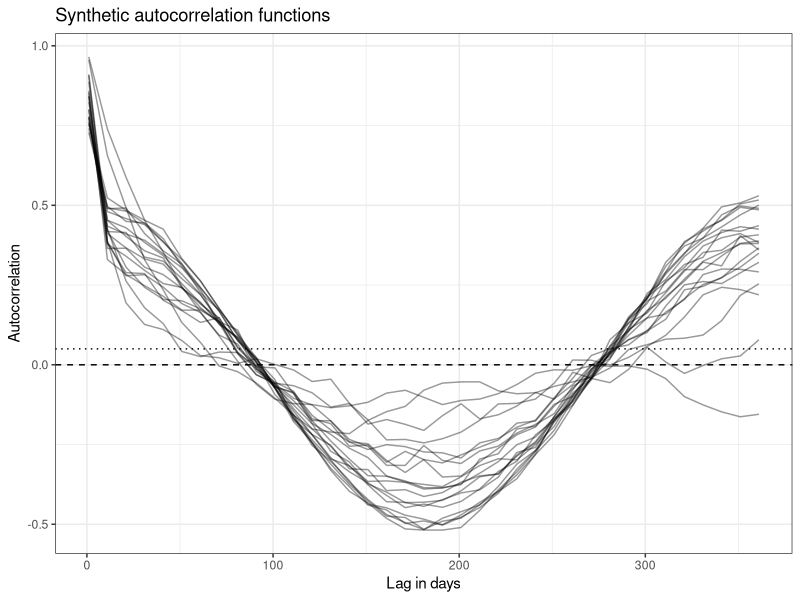

Source code (R):
# ==========================================================================
# AUTOCORRELATION-BASED HYDROLOGICAL MEMORY METRICS
# ==========================================================================
#
# Purpose:
#   Quantify catchment-scale hydrological memory from daily streamflow
#   time series using autocorrelation functions (ACFs).
#
# Workflow:
#   1. Generate or load daily streamflow time series.
#   2. Calculate autocorrelation functions across a range of lag times.
#   3. Fit an exponential decay model to the positive portion of the ACF:
#
#          r(lag) = exp(-lag / tau)
#
#   4. Estimate model-based memory metrics:
#          tau        = characteristic decay timescale
#          half_life  = lag where fitted autocorrelation reaches 0.5
#          r2         = goodness-of-fit of exponential decay model
#
#   5. Estimate empirical memory metrics from the raw ACF:
#          lag_cross0 = interpolated lag where ACF reaches zero
#          lag_at_eps = interpolated lag where ACF falls below 0.05
#
# Outputs:
#   result_long   = autocorrelation function for each catchment and lag
#   final_metrics = summary memory metrics for each catchment
#
# Interpretation:
#   Larger values of tau, half_life, lag_cross0, and lag_at_eps indicate
#   greater persistence and longer hydrological memory.
#
# ==========================================================================
library(data.table)
library(ggplot2)

# ==========================================================================
# 1. CREATE SYNTHETIC DAILY STREAMFLOW DATA
# ==========================================================================
#
# Inputs:
#   n_years      = length of simulation (years)
#   n_days       = total number of daily observations
#   n_ids        = number of synthetic catchments
#
# Outputs:
#   test         = data.table containing:
#                    date     = daily timestamps
#                    ID_*     = synthetic daily streamflow series
#
# Purpose:
#   Generate synthetic streamflow records with varying persistence and
#   seasonality for testing the autocorrelation-based memory metrics.
#
# ==========================================================================

set.seed(123)

n_years <- 10
n_days <- n_years * 365
n_ids <- 20

dates <- seq.Date(
  from = as.Date("2000-01-01"),
  by = "day",
  length.out = n_days
)

test <- data.table(date = dates)

for (i in seq_len(n_ids)) {
  
  ID <- paste0("ID_", sprintf("%03d", i))
  
  # Persistence parameter: higher phi = longer hydrological memory.
  phi <- runif(1, 0.45, 0.98)
  
  # Random noise.
  eps <- rnorm(n_days, mean = 0, sd = 1)
  
  # AR(1)-type storage/memory process.
  x <- numeric(n_days)
  x[1] <- eps[1]
  
  for (t in 2:n_days) {
    x[t] <- phi * x[t - 1] + eps[t]
  }
  
  # Seasonal component.
  seasonal <- sin(2 * pi * seq_len(n_days) / 365)
  
  # Positive streamflow-like values.
  Q <- exp(1 + 0.15 * x + 0.25 * seasonal)
  
  test[, (ID) := Q]
}

# Inspect synthetic streamflow table.
test[]


# ==========================================================================
# 2. COMPUTE AUTOCORRELATION FUNCTIONS
# ==========================================================================
#
# Inputs:
#   test         = daily streamflow table
#   lags         = vector of lag times (days)
#
# Outputs:
#   result_long  = long-format autocorrelation table containing:
#
#                  ID         = catchment identifier
#                  lag_days   = separation between paired observations used to compute
#            autocorrelation, e.g. lag_days = 30 corresponds to
#            Corr(Q_t, Q_(t+30)) calculated across the full record.
#                  r          = autocorrelation at lag_days
#                  n_pairs    = number of valid lagged pairs
#                  ci_lower   = lower 95% confidence interval
#                  ci_upper   = upper 95% confidence interval
#
# Purpose:
# Quantify the average dependence between streamflow at time t and
# streamflow at time t + lag across the full record.
#
# ==========================================================================

# Daily lags.
lags <- seq(1, 365, 10)

# ID columns only, excluding date.
id_cols <- names(test)[-1]

# Convert streamflow columns to matrix.
X <- as.matrix(test[, ..id_cols])


# Correlation and Fisher-z confidence interval at one lag for one series.
acf_at_lag_with_ci <- function(x, L, conf.level = 0.95) {
  
  n <- length(x)
  
  if (n <= L) {
    return(list(r = NA_real_, n = 0L, lo = NA_real_, hi = NA_real_))
  }
  
  x1 <- x[(L + 1):n]
  x0 <- x[1:(n - L)]
  
  ok <- is.finite(x1) & is.finite(x0)
  x1 <- x1[ok]
  x0 <- x0[ok]
  
  m <- length(x1)
  
  if (m < 4L) {
    return(list(r = NA_real_, n = m, lo = NA_real_, hi = NA_real_))
  }
  
  r <- suppressWarnings(cor(x1, x0))
  
  if (!is.finite(r)) {
    return(list(r = NA_real_, n = m, lo = NA_real_, hi = NA_real_))
  }
  
  # Fisher z CI.
  r_clamped <- max(min(r, 0.999999), -0.999999)
  z <- atanh(r_clamped)
  se <- 1 / sqrt(m - 3)
  zcrit <- qnorm(1 - (1 - conf.level) / 2)
  
  lo <- tanh(z - zcrit * se)
  hi <- tanh(z + zcrit * se)
  
  list(r = r, n = m, lo = lo, hi = hi)
}


# Compute for all IDs and lags.
res_list <- lapply(seq_len(ncol(X)), function(j) {
  
  id <- colnames(X)[j]
  v <- X[, j]
  
  lapply(lags, function(L) {
    
    out <- acf_at_lag_with_ci(v, L)
    
    data.table(
      ID       = id,
      lag_days = L,
      r        = out$r,
      n_pairs  = out$n,
      ci_lower = out$lo,
      ci_upper = out$hi
    )
  })
})

result_long <- rbindlist(unlist(res_list, recursive = FALSE))

# This is equivalent to your precomputed auto_correlation.csv table.
dt_all <- copy(result_long)

dt_all[]


# ==========================================================================
# 3. ESTIMATE CHARACTERISTIC DECAY TIME (TAU)
# ==========================================================================
#
# Inputs:
#   dt_all       = autocorrelation table produced above
#
# Outputs:
#   decay_est    = memory metrics derived from exponential decay fitting:
#
#                  tau        = characteristic decay time (days)
#                  tau_lo     = lower 95% confidence interval for tau
#                  tau_hi     = upper 95% confidence interval for tau
#                  half_life  = lag where fitted ACF reaches 50%
#                  slope      = fitted log-linear decay slope
#                  # r2 = goodness-of-fit for the through-origin log-linear model.
#      Calculated using SST = Σwy² because the regression is forced
#      through the origin (log(r)=0 at lag=0).
#                  n_pts      = number of positive ACF points used
#
# Method:
#   Fit:
#
#       r(lag) = exp(-lag / tau)
#
#   by estimating a weighted through-origin regression:
#
#       log(r) = slope × lag
#
#   using only positive autocorrelation values.
#
# Purpose:
#   Summarize catchment memory as a single characteristic decay time.
# Note: Check the r2 before trusting tau. 
#
# ==========================================================================

dt_all[, `:=`(
  lag_days = as.numeric(lag_days),
  r        = as.numeric(r),
  n_pairs  = as.numeric(n_pairs)
)]

setorder(dt_all, ID, lag_days)

# Exponential decay fitting requires log(r).
# Therefore only positive autocorrelation values are used.
# Zero-crossing metrics are estimated separately using the full ACF.

dt_tau <- dt_all[
  is.finite(r) &
    r > 0 &
    is.finite(lag_days) &
    lag_days > 0
]

eps1 <- 1 - 1e-6

dt_tau[, log_r := log(pmin(r, eps1))]

decay_est <- dt_tau[, {
  
  x <- lag_days
  y <- log_r
  w <- fifelse(is.finite(n_pairs) & n_pairs > 0, n_pairs, 1)
  
  keep <- is.finite(x) & is.finite(y) & is.finite(w)
  x <- x[keep]
  y <- y[keep]
  w <- w[keep]
  
  n_pts <- length(x)
  
  if (n_pts < 3L) {
    
    .(
      tau       = NA_real_,
      tau_lo    = NA_real_,
      tau_hi    = NA_real_,
      half_life = NA_real_,
      slope     = NA_real_,
      r2        = NA_real_,
      n_pts     = n_pts
    )
    
  } else {
    
    Sxx <- sum(w * x * x)
    Sxy <- sum(w * x * y)
    s   <- Sxy / Sxx
    
    yhat <- s * x
    sse  <- sum(w * (y - yhat)^2)
    sst  <- sum(w * y^2)
    r2   <- if (sst > 0) 1 - sse / sst else NA_real_
    
    if (!is.finite(s) || s >= 0) {
      
      .(
        tau       = NA_real_,
        tau_lo    = NA_real_,
        tau_hi    = NA_real_,
        half_life = NA_real_,
        slope     = s,
        r2        = r2,
        n_pts     = n_pts
      )
      
    } else {
      
      tau <- -1 / s
      half_life <- tau * log(2)
      
      sigma2 <- if (n_pts > 1) sse / (n_pts - 1) else NA_real_
      se_s   <- sqrt(sigma2 / Sxx)
      se_tau <- se_s / (s^2)
      z      <- qnorm(0.975)
      
      .(
        tau       = tau,
        tau_lo    = tau - z * se_tau,
        tau_hi    = tau + z * se_tau,
        half_life = half_life,
        slope     = s,
        r2        = r2,
        n_pts     = n_pts
      )
    }
  }
  
}, by = ID]


# ==========================================================================
# 4. ESTIMATE ZERO-CROSSING AND NEAR-ZERO MEMORY LAGS
# ==========================================================================
#
# Inputs:
#   dt_all       = full autocorrelation table
#   eps0         = practical near-zero threshold (default = 0.05)
#
# Outputs:
#   zero_cross   = empirical memory metrics:
#
#                  lag_cross0      = interpolated zero crossing (days)
#                  lag_first_le0   = first observed lag with r <= 0
#                  lag_at_eps      = interpolated lag where r <= eps0
#                  min_r           = minimum observed autocorrelation
#
# Method:
#   Uses the raw autocorrelation function (including negative values)
#   and linearly interpolates between neighboring lags.
#
# Purpose:
#   Estimate the point where autocorrelation effectively disappears,
#   without assuming an exponential decay model.
#
# ==========================================================================

eps0 <- 0.05

zero_cross <- dt_all[, {
  
  x <- lag_days
  y <- r
  
  keep <- is.finite(x) & is.finite(y)
  x <- x[keep]
  y <- y[keep]
  
  ord <- order(x)
  x <- x[ord]
  y <- y[ord]
  
  idx_le0 <- which(y <= 0)
  lag_first_le0 <- if (length(idx_le0)) x[idx_le0[1]] else NA_real_
  
  lag_cross0 <- NA_real_
  
  if (length(idx_le0)) {
    
    i2 <- idx_le0[1]
    
    if (i2 == 1L || !is.finite(y[i2 - 1])) {
      
      lag_cross0 <- x[i2]
      
    } else {
      
      i1 <- i2 - 1L
      y1 <- y[i1]
      y2 <- y[i2]
      
      lag_cross0 <- if (
        is.finite(y1) &&
        is.finite(y2) &&
        (y2 - y1) != 0
      ) {
        x[i1] + (0 - y1) * (x[i2] - x[i1]) / (y2 - y1)
      } else {
        x[i2]
      }
    }
  }
  
  lag_at_eps <- {
    
    idx_eps <- which(y <= eps0)
    
    if (!length(idx_eps)) {
      
      NA_real_
      
    } else {
      
      i2 <- idx_eps[1]
      
      if (i2 == 1L) {
        
        x[i2]
        
      } else {
        
        i1 <- i2 - 1L
        y1 <- y[i1]
        y2 <- y[i2]
        
        if (
          is.finite(y1) &&
          is.finite(y2) &&
          (y2 - y1) != 0
        ) {
          x[i1] + (eps0 - y1) * (x[i2] - x[i1]) / (y2 - y1)
        } else {
          x[i2]
        }
      }
    }
  }
  
  .(
    lag_cross0    = lag_cross0,
    lag_first_le0 = lag_first_le0,
    lag_at_eps    = lag_at_eps,
    min_r         = if (length(y)) min(y, na.rm = TRUE) else NA_real_
  )
  
}, by = ID]


# ==========================================================================
# 5. MERGE MEMORY METRICS
# ==========================================================================
#
# Inputs:
#   decay_est    = model-based memory metrics
#   zero_cross   = empirical memory metrics
#
# Outputs:
#   final_metrics = one row per catchment containing:
#
#                   tau
#                   tau_lo
#                   tau_hi
#                   half_life
#                   slope
#                   r2
#                   n_pts
#                   lag_cross0
#                   lag_first_le0
#                   lag_at_eps
#                   min_r
#
# Purpose:
#   Combine all memory metrics into a single summary table for
#   subsequent analysis, visualization, or comparison between
#   catchments and hydrological regimes.
#
# ==========================================================================

final_metrics <- zero_cross[decay_est, on = "ID"]

final_metrics[]


# ==========================================================================
# INTERPRETATION OF MEMORY METRICS
# ==========================================================================
#
# tau
#   Characteristic exponential decay timescale.
#   At lag = tau, the fitted autocorrelation has declined to exp(-1)
#   ≈ 0.368 of its initial value.
#
# half_life
#   Lag where fitted autocorrelation declines to 50%.
#
# Relationship:
#   half_life = tau * log(2)
#
# Therefore both metrics describe the same fitted exponential decay
# curve using different reference levels.
#
# lag_at_eps
#   Lag where autocorrelation first falls below 0.05.
#   Represents practical loss of memory.
#
# lag_cross0
#   Lag where autocorrelation becomes zero.
#
# r2
#   Indicates how closely the ACF follows exponential decay.
#
# Example:
#
#   Catchment A:
#       tau = 10 days
#       half_life = 7 days
#       lag_at_eps = 25 days
#
#   Catchment B:
#       tau = 60 days
#       half_life = 42 days
#       lag_at_eps = 120 days
#
#   Catchment B exhibits substantially longer hydrological memory.
#
# ==========================================================================

# ==========================================================================
# 6. OPTIONAL PLOTS
# ==========================================================================

ggplot(result_long, aes(x = lag_days, y = r, group = ID)) +
  geom_line(alpha = 0.4) +
  geom_hline(yintercept = 0, linetype = "dashed") +
  geom_hline(yintercept = eps0, linetype = "dotted") +
  theme_bw() +
  labs(
    x = "Lag in days",
    y = "Autocorrelation",
    title = "Synthetic autocorrelation functions"
  )
